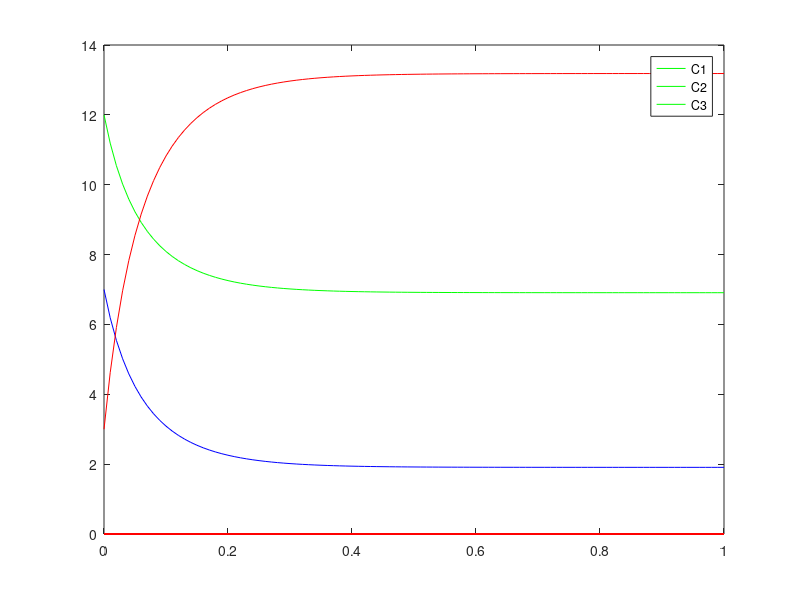

The MATLAB script that drew this image:
clf
dt=0.01;
t=0:dt:1;
n=length(t);

K1=1;
K2=1;

C1=zeros(n);
C2=zeros(n);
C3=zeros(n);

C1(1) = 12;
C2(1) = 7;
C3(1) = 3;
for i=2:n
    dC = (K2*C3(i-1)-K1*C1(i-1)*C2(i-1))*dt;
    C1(i)=C1(i-1) + dC;
    C2(i)=C2(i-1) + dC;
    C3(i)=C3(i-1) - 2 * dC;
end

plot(t, C1, 'g', t, C2, 'b', t, C3, 'r');
legend('C1', 'C2', 'C3');